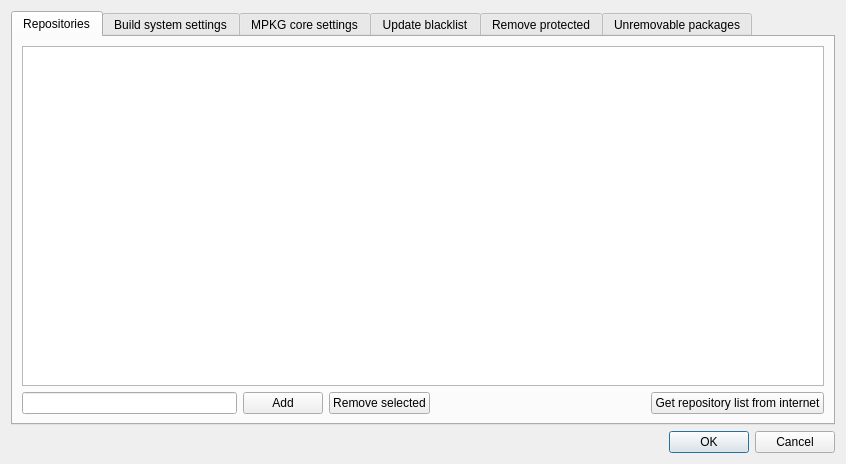
<?xml version="1.0" encoding="UTF-8"?>
<ui version="4.0">
 <class>SettingsDialogClass</class>
 <widget class="QDialog" name="SettingsDialogClass">
  <property name="geometry">
   <rect>
    <x>0</x>
    <y>0</y>
    <width>845</width>
    <height>464</height>
   </rect>
  </property>
  <property name="windowTitle">
   <string>Settings</string>
  </property>
  <layout class="QVBoxLayout" name="verticalLayout">
   <item>
    <widget class="QTabWidget" name="tabWidget">
     <property name="currentIndex">
      <number>0</number>
     </property>
     <widget class="QWidget" name="tab_2">
      <attribute name="title">
       <string>Repositories</string>
      </attribute>
      <layout class="QHBoxLayout" name="horizontalLayout_4">
       <item>
        <layout class="QVBoxLayout" name="verticalLayout_3">
         <item>
          <widget class="QListWidget" name="repositoryListWidget"/>
         </item>
         <item>
          <layout class="QHBoxLayout" name="horizontalLayout">
           <item>
            <widget class="QLineEdit" name="addRepositoryLineEdit"/>
           </item>
           <item>
            <widget class="QPushButton" name="addRepositoryButton">
             <property name="text">
              <string>Add</string>
             </property>
            </widget>
           </item>
           <item>
            <widget class="QPushButton" name="removeRepositoryButton">
             <property name="text">
              <string>Remove selected</string>
             </property>
            </widget>
           </item>
           <item>
            <spacer name="horizontalSpacer">
             <property name="orientation">
              <enum>Qt::Horizontal</enum>
             </property>
             <property name="sizeHint" stdset="0">
              <size>
               <width>40</width>
               <height>20</height>
              </size>
             </property>
            </spacer>
           </item>
           <item>
            <widget class="QPushButton" name="getRepositoryListButton">
             <property name="text">
              <string>Get repository list from internet</string>
             </property>
            </widget>
           </item>
          </layout>
         </item>
        </layout>
       </item>
      </layout>
     </widget>
     <widget class="QWidget" name="tab_6">
      <attribute name="title">
       <string>Build system settings</string>
      </attribute>
      <layout class="QGridLayout" name="gridLayout_3">
       <item row="0" column="0">
        <layout class="QGridLayout" name="gridLayout_2">
         <item row="0" column="0">
          <widget class="QLabel" name="label">
           <property name="text">
            <string>CPU Arch:</string>
           </property>
          </widget>
         </item>
         <item row="0" column="1">
          <widget class="QComboBox" name="cpuArchComboBox">
           <property name="editable">
            <bool>true</bool>
           </property>
           <item>
            <property name="text">
             <string>i686</string>
            </property>
           </item>
           <item>
            <property name="text">
             <string>i486</string>
            </property>
           </item>
           <item>
            <property name="text">
             <string>x86_64</string>
            </property>
           </item>
          </widget>
         </item>
         <item row="0" column="2">
          <widget class="QLabel" name="label_8">
           <property name="text">
            <string>Compiled package output:</string>
           </property>
          </widget>
         </item>
         <item row="0" column="3" rowspan="2">
          <widget class="QLineEdit" name="pkgOutputEdit">
           <property name="text">
            <string>/var/mpkg/packages/</string>
           </property>
          </widget>
         </item>
         <item row="1" column="1" rowspan="2">
          <widget class="QComboBox" name="cpuTuneComboBox">
           <property name="editable">
            <bool>true</bool>
           </property>
           <item>
            <property name="text">
             <string>i686</string>
            </property>
           </item>
           <item>
            <property name="text">
             <string>i486</string>
            </property>
           </item>
           <item>
            <property name="text">
             <string>x86_64</string>
            </property>
           </item>
          </widget>
         </item>
         <item row="2" column="0">
          <widget class="QLabel" name="label_5">
           <property name="text">
            <string>CPU Tune:</string>
           </property>
          </widget>
         </item>
         <item row="2" column="2">
          <widget class="QLabel" name="label_9">
           <property name="text">
            <string>Source cache directory:</string>
           </property>
          </widget>
         </item>
         <item row="2" column="3" rowspan="3">
          <widget class="QLineEdit" name="sourceCacheEdit">
           <property name="text">
            <string>/var/mpkg/source_cache/</string>
           </property>
          </widget>
         </item>
         <item row="5" column="0">
          <widget class="QLabel" name="label_7">
           <property name="text">
            <string>Job count:</string>
           </property>
          </widget>
         </item>
         <item row="5" column="2">
          <widget class="QLabel" name="label_10">
           <property name="text">
            <string>Maintainer name:</string>
           </property>
          </widget>
         </item>
         <item row="5" column="3">
          <widget class="QLineEdit" name="maintainerNameEdit"/>
         </item>
         <item row="6" column="0">
          <widget class="QLabel" name="label_6">
           <property name="text">
            <string>Optimization level:</string>
           </property>
          </widget>
         </item>
         <item row="6" column="2">
          <widget class="QLabel" name="label_11">
           <property name="text">
            <string>Maintainer e-mail:</string>
           </property>
          </widget>
         </item>
         <item row="6" column="3">
          <widget class="QLineEdit" name="maintainerEmailEdit"/>
         </item>
         <item row="7" column="0">
          <widget class="QLabel" name="label_12">
           <property name="text">
            <string>Output package type:</string>
           </property>
          </widget>
         </item>
         <item row="7" column="1">
          <widget class="QComboBox" name="outputPkgTypeComboBox">
           <property name="editable">
            <bool>true</bool>
           </property>
           <item>
            <property name="text">
             <string>txz</string>
            </property>
           </item>
           <item>
            <property name="text">
             <string>tgz</string>
            </property>
           </item>
           <item>
            <property name="text">
             <string>tlz</string>
            </property>
           </item>
           <item>
            <property name="text">
             <string>tbz</string>
            </property>
           </item>
          </widget>
         </item>
         <item row="6" column="1">
          <widget class="QComboBox" name="oLevelComboBox">
           <property name="editable">
            <bool>true</bool>
           </property>
           <property name="currentIndex">
            <number>2</number>
           </property>
           <property name="modelColumn">
            <number>0</number>
           </property>
           <item>
            <property name="text">
             <string>O0</string>
            </property>
           </item>
           <item>
            <property name="text">
             <string>O1</string>
            </property>
           </item>
           <item>
            <property name="text">
             <string>O2</string>
            </property>
           </item>
           <item>
            <property name="text">
             <string>O3</string>
            </property>
           </item>
           <item>
            <property name="text">
             <string>Os</string>
            </property>
           </item>
          </widget>
         </item>
         <item row="5" column="1">
          <widget class="QSpinBox" name="numjobsSpinBox">
           <property name="minimum">
            <number>1</number>
           </property>
           <property name="value">
            <number>2</number>
           </property>
          </widget>
         </item>
        </layout>
       </item>
       <item row="1" column="0">
        <spacer name="verticalSpacer_3">
         <property name="orientation">
          <enum>Qt::Vertical</enum>
         </property>
         <property name="sizeHint" stdset="0">
          <size>
           <width>802</width>
           <height>198</height>
          </size>
         </property>
        </spacer>
       </item>
      </layout>
     </widget>
     <widget class="QWidget" name="tab">
      <attribute name="title">
       <string>MPKG core settings</string>
      </attribute>
      <layout class="QGridLayout" name="gridLayout_4">
       <item row="0" column="0">
        <widget class="QCheckBox" name="disableDependenciesCheckBox">
         <property name="text">
          <string>Disable dependencies</string>
         </property>
        </widget>
       </item>
       <item row="0" column="1">
        <widget class="QLabel" name="label_13">
         <property name="text">
          <string>CD-ROM device:</string>
         </property>
        </widget>
       </item>
       <item row="0" column="3">
        <widget class="QLineEdit" name="cdromDeviceEdit"/>
       </item>
       <item row="1" column="0">
        <widget class="QCheckBox" name="enableDownloadResumeCheckBox">
         <property name="toolTip">
          <string>By default, download resume is enabled for wget and aria2 tools. If you want to specify exact behaviour, choose some of this.</string>
         </property>
         <property name="text">
          <string>Enable download resume</string>
         </property>
        </widget>
       </item>
       <item row="1" column="1">
        <widget class="QLabel" name="label_14">
         <property name="text">
          <string>CD-ROM mount point:</string>
         </property>
        </widget>
       </item>
       <item row="1" column="3">
        <widget class="QLineEdit" name="cdromMountEdit"/>
       </item>
       <item row="2" column="0">
        <widget class="QCheckBox" name="enablePrelinkCheckBox">
         <property name="text">
          <string>Enable prelink</string>
         </property>
        </widget>
       </item>
       <item row="3" column="0">
        <widget class="QCheckBox" name="enablePrelinkRandomCheckBox">
         <property name="text">
          <string>Enable stack randomization in prelink</string>
         </property>
        </widget>
       </item>
       <item row="7" column="0">
        <spacer name="verticalSpacer_2">
         <property name="orientation">
          <enum>Qt::Vertical</enum>
         </property>
         <property name="sizeHint" stdset="0">
          <size>
           <width>20</width>
           <height>40</height>
          </size>
         </property>
        </spacer>
       </item>
       <item row="4" column="0">
        <widget class="QLabel" name="label_16">
         <property name="text">
          <string>Download tool:</string>
         </property>
        </widget>
       </item>
       <item row="5" column="0">
        <widget class="QComboBox" name="downloadToolComboBox">
         <item>
          <property name="text">
           <string>wget</string>
          </property>
         </item>
         <item>
          <property name="text">
           <string>aria2</string>
          </property>
         </item>
         <item>
          <property name="text">
           <string>mpkg (old default)</string>
          </property>
         </item>
        </widget>
       </item>
       <item row="6" column="0">
        <widget class="QLabel" name="label_17">
         <property name="text">
          <string>By default, mpkg now uses wget as the most robust tool. If you want more speed, choose aria2 or mpkg.</string>
         </property>
         <property name="wordWrap">
          <bool>true</bool>
         </property>
        </widget>
       </item>
      </layout>
     </widget>
     <widget class="QWidget" name="tab_3">
      <attribute name="title">
       <string>Update blacklist</string>
      </attribute>
      <layout class="QVBoxLayout" name="verticalLayout_6">
       <item>
        <widget class="QLabel" name="label_2">
         <property name="text">
          <string>These packages will not be updated automatically. List of such packages stored in /etc/mpkg-update-blacklist</string>
         </property>
        </widget>
       </item>
       <item>
        <widget class="QListWidget" name="updateBlacklistListWidget"/>
       </item>
       <item>
        <layout class="QHBoxLayout" name="horizontalLayout_2">
         <item>
          <widget class="QLineEdit" name="addUpdateBlacklistLineEdit"/>
         </item>
         <item>
          <widget class="QPushButton" name="addUpdateBlacklistButton">
           <property name="text">
            <string>Add</string>
           </property>
          </widget>
         </item>
         <item>
          <widget class="QPushButton" name="removeUpdateBlacklistButton">
           <property name="text">
            <string>Remove selected</string>
           </property>
          </widget>
         </item>
        </layout>
       </item>
      </layout>
     </widget>
     <widget class="QWidget" name="tab_4">
      <attribute name="title">
       <string>Remove protected</string>
      </attribute>
      <layout class="QVBoxLayout" name="verticalLayout_7">
       <item>
        <widget class="QLabel" name="label_3">
         <property name="text">
          <string>List of packages protected from removal. You will need to enter special key to enable removing any of them.</string>
         </property>
        </widget>
       </item>
       <item>
        <widget class="QListWidget" name="removeProtectedListWidget"/>
       </item>
       <item>
        <layout class="QHBoxLayout" name="horizontalLayout_3">
         <item>
          <widget class="QLineEdit" name="addRemoveProtectedLineEdit"/>
         </item>
         <item>
          <widget class="QPushButton" name="addRemoveProtectedButton">
           <property name="text">
            <string>Add</string>
           </property>
          </widget>
         </item>
         <item>
          <widget class="QPushButton" name="removeRemoveProtectedButton">
           <property name="text">
            <string>Remove selected</string>
           </property>
          </widget>
         </item>
        </layout>
       </item>
      </layout>
     </widget>
     <widget class="QWidget" name="tab_5">
      <attribute name="title">
       <string>Unremovable packages</string>
      </attribute>
      <layout class="QVBoxLayout" name="verticalLayout_2">
       <item>
        <widget class="QLabel" name="label_4">
         <property name="text">
          <string>List of packges, which files will be never removed from it's locations (even if package will be purged). It is dangerous to edit this, so it is read-only here. To edit manually, see /etc/mpkg-unremovable</string>
         </property>
         <property name="wordWrap">
          <bool>true</bool>
         </property>
        </widget>
       </item>
       <item>
        <widget class="QListWidget" name="unremovableListWidget">
         <property name="enabled">
          <bool>true</bool>
         </property>
        </widget>
       </item>
      </layout>
     </widget>
    </widget>
   </item>
   <item>
    <widget class="QDialogButtonBox" name="buttonBox">
     <property name="orientation">
      <enum>Qt::Horizontal</enum>
     </property>
     <property name="standardButtons">
      <set>QDialogButtonBox::Cancel|QDialogButtonBox::Ok</set>
     </property>
    </widget>
   </item>
  </layout>
 </widget>
 <tabstops>
  <tabstop>repositoryListWidget</tabstop>
  <tabstop>addRepositoryLineEdit</tabstop>
  <tabstop>addRepositoryButton</tabstop>
  <tabstop>removeRepositoryButton</tabstop>
  <tabstop>buttonBox</tabstop>
  <tabstop>cpuArchComboBox</tabstop>
  <tabstop>cpuTuneComboBox</tabstop>
  <tabstop>numjobsSpinBox</tabstop>
  <tabstop>oLevelComboBox</tabstop>
  <tabstop>outputPkgTypeComboBox</tabstop>
  <tabstop>pkgOutputEdit</tabstop>
  <tabstop>sourceCacheEdit</tabstop>
  <tabstop>maintainerNameEdit</tabstop>
  <tabstop>maintainerEmailEdit</tabstop>
  <tabstop>disableDependenciesCheckBox</tabstop>
  <tabstop>enableDownloadResumeCheckBox</tabstop>
  <tabstop>enablePrelinkCheckBox</tabstop>
  <tabstop>enablePrelinkRandomCheckBox</tabstop>
  <tabstop>cdromDeviceEdit</tabstop>
  <tabstop>cdromMountEdit</tabstop>
  <tabstop>updateBlacklistListWidget</tabstop>
  <tabstop>addUpdateBlacklistLineEdit</tabstop>
  <tabstop>addUpdateBlacklistButton</tabstop>
  <tabstop>removeUpdateBlacklistButton</tabstop>
  <tabstop>removeProtectedListWidget</tabstop>
  <tabstop>addRemoveProtectedLineEdit</tabstop>
  <tabstop>addRemoveProtectedButton</tabstop>
  <tabstop>removeRemoveProtectedButton</tabstop>
  <tabstop>unremovableListWidget</tabstop>
 </tabstops>
 <resources/>
 <connections>
  <connection>
   <sender>buttonBox</sender>
   <signal>accepted()</signal>
   <receiver>SettingsDialogClass</receiver>
   <slot>accept()</slot>
   <hints>
    <hint type="sourcelabel">
     <x>248</x>
     <y>254</y>
    </hint>
    <hint type="destinationlabel">
     <x>157</x>
     <y>274</y>
    </hint>
   </hints>
  </connection>
  <connection>
   <sender>buttonBox</sender>
   <signal>rejected()</signal>
   <receiver>SettingsDialogClass</receiver>
   <slot>reject()</slot>
   <hints>
    <hint type="sourcelabel">
     <x>316</x>
     <y>260</y>
    </hint>
    <hint type="destinationlabel">
     <x>286</x>
     <y>274</y>
    </hint>
   </hints>
  </connection>
 </connections>
</ui>
